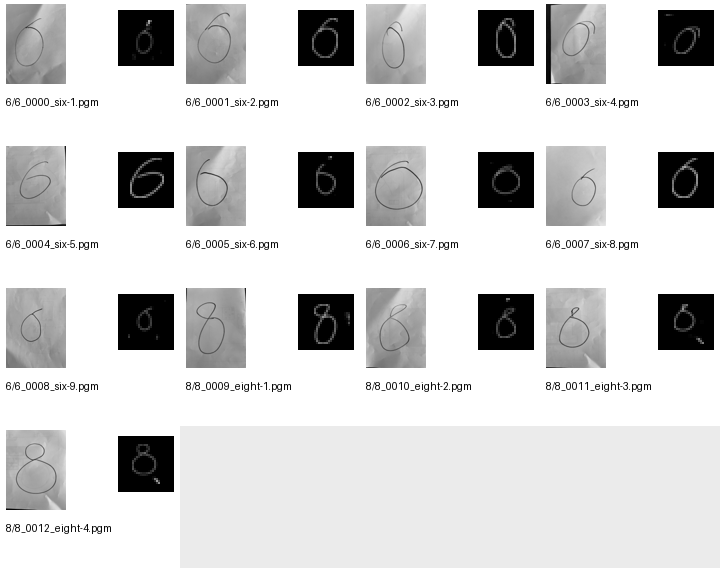
#> input picture mnistCUDNN/datasets/extra_pgm_ink/contact_sheet.png, 720 x 568 px
$ python -i make_yolo_dataset.py   (imports and definitions only)
#> lines starting #> are read from the running program, lines starting #| are printed output that depends on the picture; after the words box and inside, x2 and y2 are one past the last pixel; in counts of white or black regions, pixels touching at a corner belong together
from __future__ import annotations

import argparse
import random
import re
import sys
from collections import defaultdict
from dataclasses import dataclass
from pathlib import Path

from config_utils import load_config_section

try:
    import cv2
    import numpy as np
except ImportError as exc:  # pragma: no cover - dependency guard
    cv2 = None
    np = None
    CV_IMPORT_ERROR = exc
else:
    CV_IMPORT_ERROR = None


IMAGE_EXTENSIONS = {".jpg", ".jpeg", ".png", ".bmp", ".pgm", ".ppm", ".webp"}
BUILTIN_DIGITS = {
    1: "one_28x28.pgm",
    3: "three_28x28.pgm",
    5: "five_28x28.pgm",
}
DEFAULTS = {
    "source_root": "..",
    "output_dir": "datasets/yolo",
    "classes": "1,3,5,6,8",
    "train_per_class": 120,
    "val_per_class": 30,
    "imgsz": 640,
    "min_digit_frac": 0.18,
    "max_digit_frac": 0.55,
    "max_rotate": 14.0,
    "seed": 0,
    "jpeg_quality": 95,
    "include_builtins": True,
    "allow_missing_classes": False,
}


@dataclass(frozen=True)
class DigitSource:
    label: int
    path: Path


# [168 lines left out: functions main, parse_args, apply_config, collect_sources, add_images_from_dir, infer_label_from_name and 1 more, not called in this run]


def read_digit_mask(path: Path) -> np.ndarray:
    image = cv2.imread(str(path), cv2.IMREAD_UNCHANGED)
#> image is the input picture: shape (568, 720, 3); min 0, max 255, mean 210.8
    if image is None:
        raise ValueError(f"could not read image: {path}")

    alpha = None
    if image.ndim == 3 and image.shape[2] == 4:
        alpha = image[:, :, 3]
        image = image[:, :, :3]

    if image.ndim == 3:
        gray = cv2.cvtColor(image, cv2.COLOR_BGR2GRAY)
    else:
        gray = image

    if alpha is not None and int(alpha.max()) > int(alpha.min()):
        mask = np.where(alpha > 8, 255, 0).astype(np.uint8)
    else:
        gray = cv2.GaussianBlur(gray, (3, 3), 0)
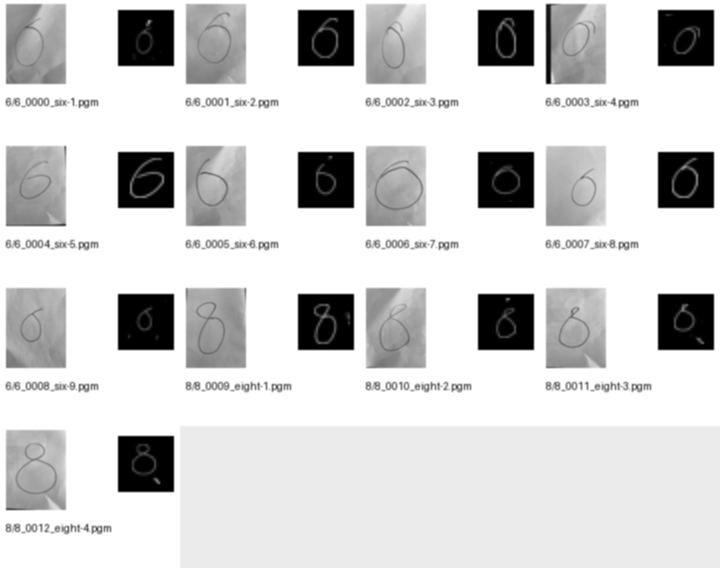
#> gray: shape (568, 720); min 0, max 255, mean 210.8
        border = np.concatenate([gray[0, :], gray[-1, :], gray[:, 0], gray[:, -1]])
#> border = 2576 values, max 255 at index 0, min 235 at index 901, mean 249.7
        mode = cv2.THRESH_BINARY_INV if float(np.mean(border)) >= float(np.mean(gray)) else cv2.THRESH_BINARY
#> mode = 1
        _, mask = cv2.threshold(gray, 0, 255, mode | cv2.THRESH_OTSU)
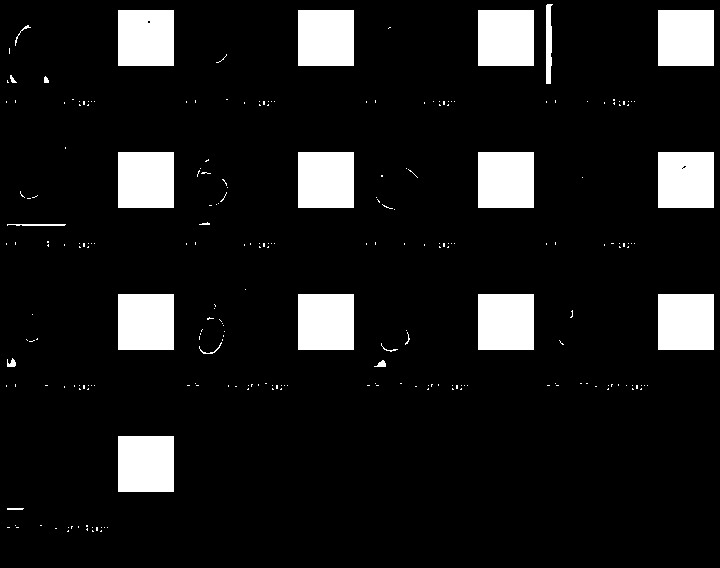
#> mask: shape (568, 720); 10.3% white; 243 white regions (219 under 20 px), largest, box (x1, y1, x2, y2) and area: (298, 10, 354, 66) 3136, (478, 10, 534, 66) 3136, (658, 10, 714, 66) 3136
        kernel = np.ones((2, 2), dtype=np.uint8)
        mask = cv2.morphologyEx(mask, cv2.MORPH_OPEN, kernel)
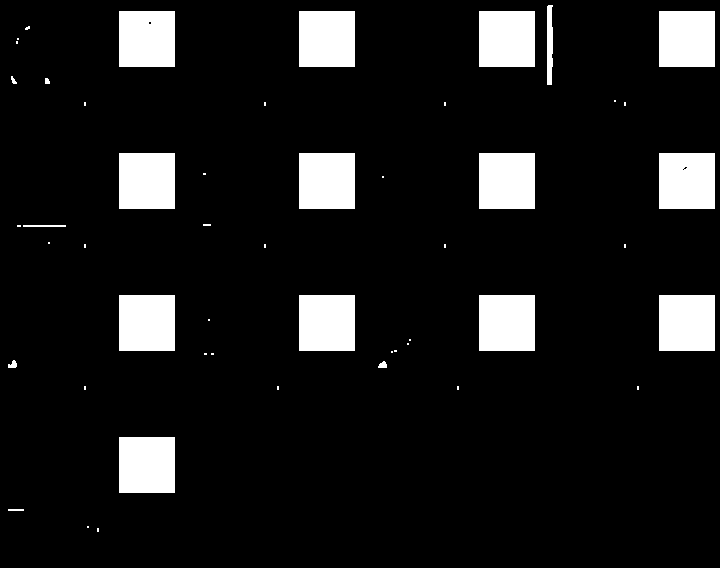
#> mask: shape (568, 720); 10.2% white; 50 white regions (30 under 20 px), largest, box (x1, y1, x2, y2) and area: (299, 11, 355, 67) 3136, (479, 11, 535, 67) 3136, (659, 11, 715, 67) 3136
        mask = cv2.morphologyEx(mask, cv2.MORPH_CLOSE, kernel)
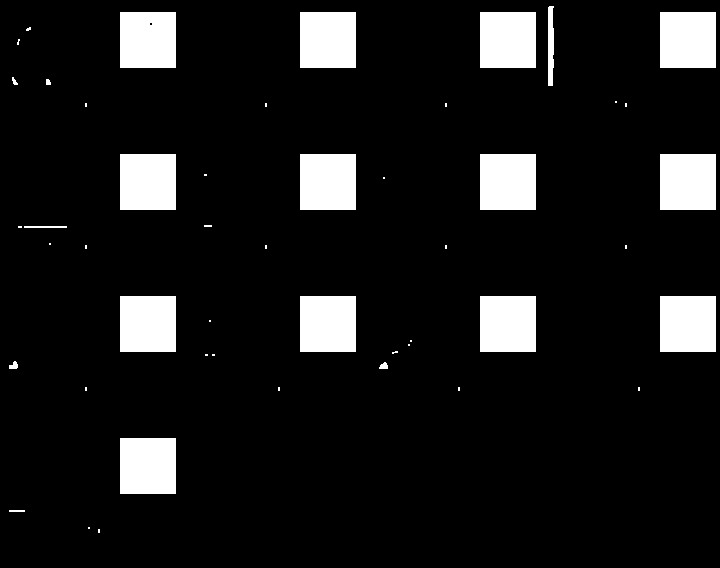
#> mask: shape (568, 720); 10.2% white; 48 white regions (28 under 20 px), largest, box (x1, y1, x2, y2) and area: (300, 12, 356, 68) 3136, (480, 12, 536, 68) 3136, (660, 12, 716, 68) 3136

    mask = largest_component(mask)
#> in largest_component, `count, labels, stats, _ = cv2.connectedComponentsWithStats(mask, conne..`:
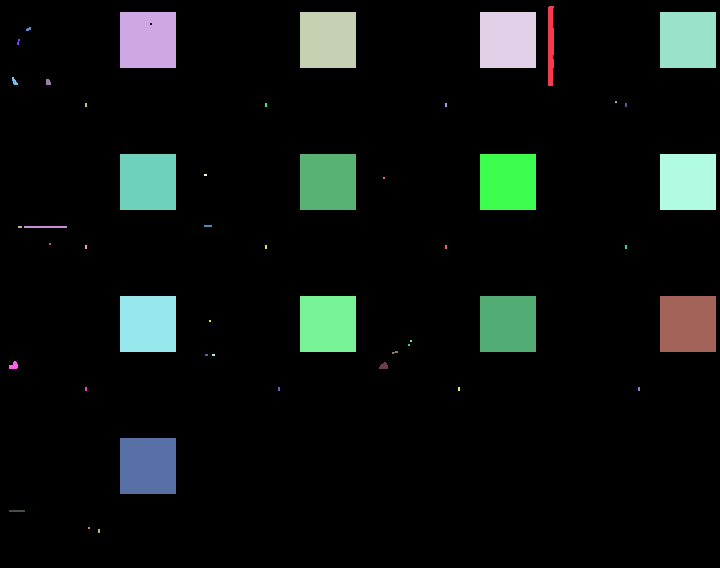
#> labels: shape (568, 720) int32; 49 distinct labels, from 0 to 48; one colour per label, 0 black
#> in largest_component, `count, labels, stats, _ = cv2.connectedComponentsWithStats(mask, conne..`: count = 49; stats = 49 rows, first 6: [0, 0, 720, 568, 367282], [548, 6, 6, 80, 437], [120, 12, 56, 56, 3132], [300, 12, 56, 56, 3136], [480, 12, 56, 56, 3136], [660, 12, 56, 56, 3136]
#> in largest_component, `areas = stats[1:, cv2.CC_STAT_AREA]`: areas = 48 values, max 3136 at index 2, min 4 at index 9, mean 868.3
#> in largest_component, `largest = int(np.argmax(areas)) + 1`: largest = 3
#> in largest_component, `return np.where(labels == largest, 255, 0).astype(np.uint8)`:
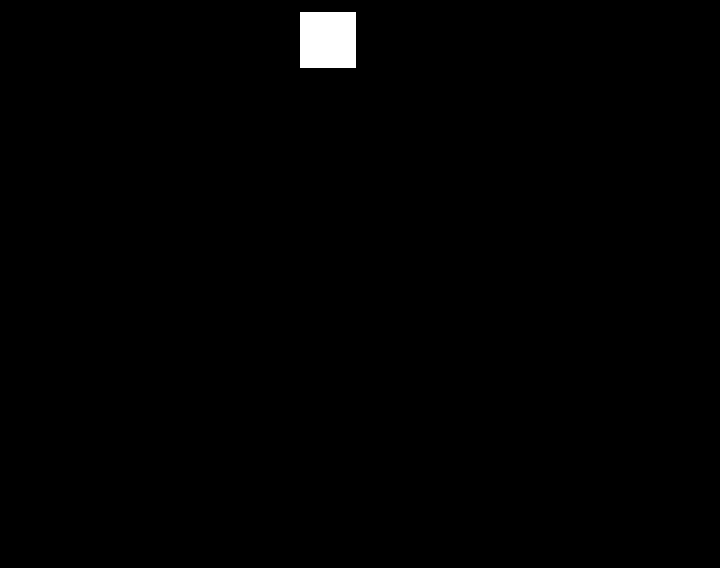
#> returned value: shape (568, 720); 0.77% white; 1 white region, box (x1, y1, x2, y2) and area: (300, 12, 356, 68) 3136
    ys, xs = np.where(mask > 0)
#> ys = 3136 values from 12 to 67; xs = 3136 values, max 355 at index 55, min 300 at index 0, mean 327.5
    if len(xs) == 0 or len(ys) == 0:
        raise ValueError(f"no foreground digit found: {path}")

    pad = 4
    x1 = max(0, int(xs.min()) - pad)
#> x1 = 296
    x2 = min(mask.shape[1], int(xs.max()) + 1 + pad)
#> x2 = 360
    y1 = max(0, int(ys.min()) - pad)
#> y1 = 8
    y2 = min(mask.shape[0], int(ys.max()) + 1 + pad)
#> y2 = 72
    return mask[y1:y2, x1:x2]
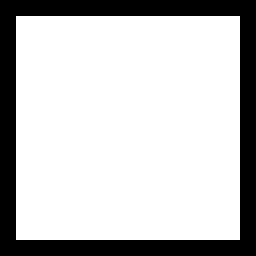
#> returned value: shape (64, 64) (shown 4 times larger); 76.6% white; 1 black region, box (x1, y1, x2, y2) and area: (0, 0, 64, 64) 960


def largest_component(mask: np.ndarray) -> np.ndarray:
    count, labels, stats, _ = cv2.connectedComponentsWithStats(mask, connectivity=8)
    if count <= 1:
        return mask
    areas = stats[1:, cv2.CC_STAT_AREA]
    largest = int(np.argmax(areas)) + 1
    return np.where(labels == largest, 255, 0).astype(np.uint8)


# [9 lines left out: function augment_mask, not called in this run]


def resize_mask(mask: np.ndarray, width: int, height: int) -> np.ndarray:
    return cv2.resize(mask, (width, height), interpolation=cv2.INTER_AREA)


# [119 lines left out: functions rotate_mask, make_background, choose_ink_color, paste_digit, to_yolo_box, prepare_output_dirs and 4 more, not called in this run]


# [2 lines not run here, left out]

>>> result = read_digit_mask('../datasets/extra_pgm_ink/contact_sheet.png')
